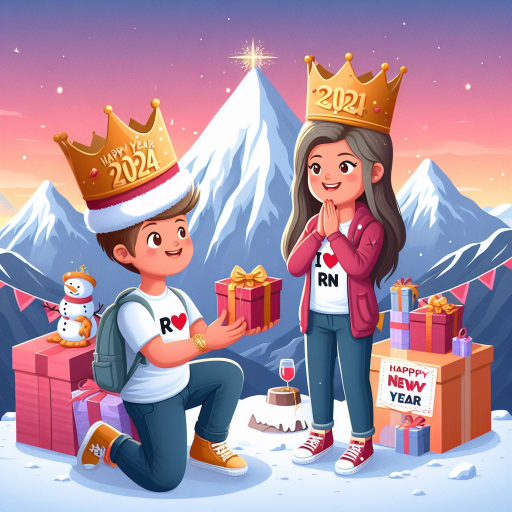
#> input picture Multimedia/Lab8-9/img1.jpg, 1024 x 1024 px (shown at 1/2 size)
$ jupyter execute morphing.ipynb
#> lines starting #> are read from the running program, lines starting #| are printed output that depends on the picture
[cell 1]
import cv2
import numpy as np

def resize_images_to_match(img1, img2):
    """
    Resize the second image to match the dimensions of the first image.
    """
    return cv2.resize(img2, (img1.shape[1], img1.shape[0]))

def morph_images(image1_path, image2_path, alpha):
    """
    Morph two images together using a linear blend.

    :param image1_path: Path to the first image.
    :param image2_path: Path to the second image.
    :param alpha: Blending factor (0.0 to 1.0).
    :return: Morphed image.
    """
#> called with image1_path = 'img1.jpg', image2_path = 'img2.jpg', alpha = 0.8
    # Read the two images
    img1 = cv2.imread(image1_path)
#> img1 is the input picture: shape (1024, 1024, 3); mean B, G, R 162.4, 143.6, 171.8
    img2 = cv2.imread(image2_path)
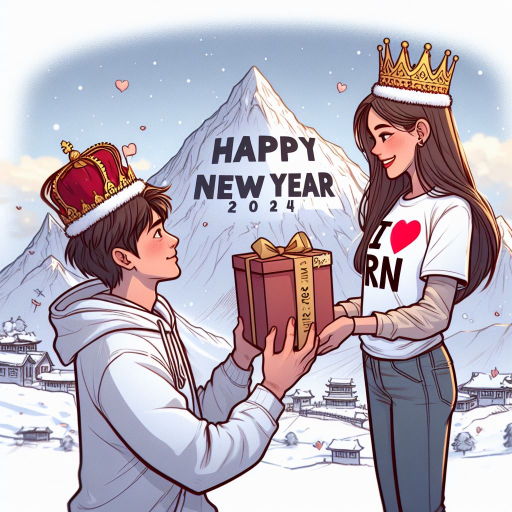
#> input picture Multimedia/Lab8-9/img2.jpg, 1024 x 1024 px (shown at 1/2 size)
#> img2 is the input picture: shape (1024, 1024, 3); mean B, G, R 186.1, 175.2, 183.9

    # Resize the second image to match the dimensions of the first image
    img2 = resize_images_to_match(img1, img2)

    # Perform linear blending
    morphed_image = cv2.addWeighted(img1, alpha, img2, 1 - alpha, 0)
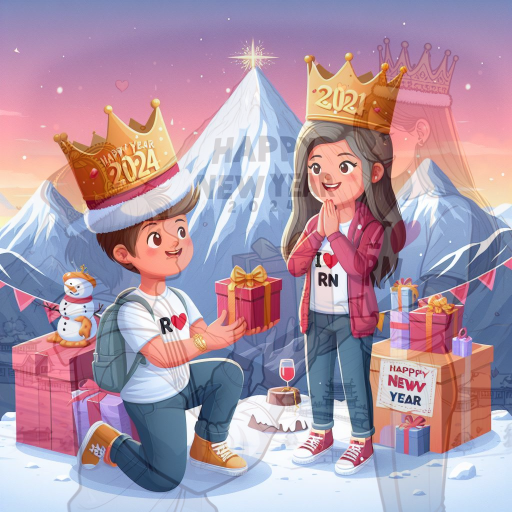
#> morphed_image: shape (1024, 1024, 3) (shown at 1/2 size); mean B, G, R 167.2, 149.9, 174.2

    return morphed_image
    # Example usage
image1_path = 'img1.jpg'
image2_path = 'img2.jpg'
output_image_path = 'morphed_image8.jpg'

# Alpha value for blending (0.0 means only the first image, 1.0 means only the second image)
alpha = 0.8

# Morph the images
morphed_image = morph_images(image1_path, image2_path, alpha)

# Save the morphed image
cv2.imwrite(output_image_path, morphed_image)
#> Out = True
